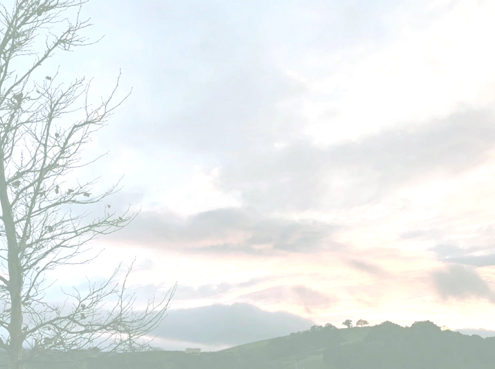
#> input picture Homework2/brightImg.png, 495 x 369 px
$ jupyter execute S_64070501015_1.ipynb
#> lines starting #> are read from the running program, lines starting #| are printed output that depends on the picture
# Lab 2-1

Chayarob Chantrapiwat 64070501015

[cell 1]
import cv2
import numpy as np
import matplotlib.pyplot as plt

## 1. Intensity Manipulation

### 1.1 Bright Image

[cell 2]
bright_img = cv2.imread("brightImg.png") # Read in the image
#> bright_img is the input picture: shape (369, 495, 3); mean B, G, R 233.8, 234.1, 229.3
bright_img = cv2.cvtColor(bright_img, cv2.COLOR_BGR2RGB) # Convert to RGB
plt.imshow(bright_img) # Display the bright image
plt.show()

[cell 3]
def plot_hist_rgb(img):
    for i in range(img.shape[2]):
        plt.subplot(3,1,i+1)
        plt.hist(img[:,:,i].ravel(),256,[0,256])
        plt.title("Channel {}".format(i))
    plt.tight_layout()
    plt.show()
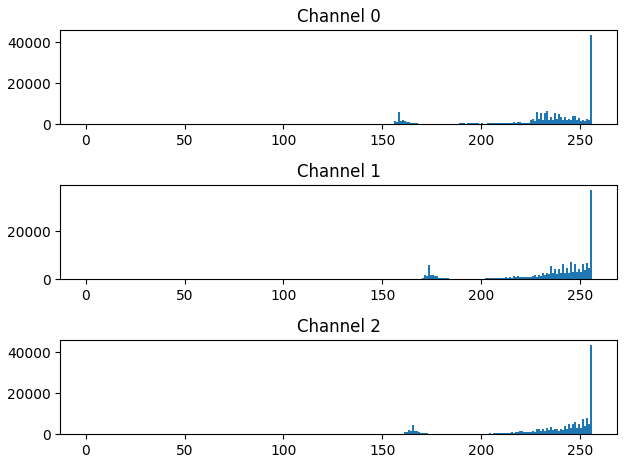
#> figure drawn by matplotlib, 3 panels; panel 1: tallest bar 43750 high, from x = 255 to 256; panel 2: tallest bar 37356 high, from x = 255 to 256; panel 3: tallest bar 43566 high, from x = 255 to 256

[cell 4]
plot_hist_rgb(bright_img) # Plot a histogram of the RGB channels r = 0, g = 1, b = 2

Using exponential operator

[cell 5]
def exponential(r,c,e):
    return np.round(c*e**r)

Adjust the `exponential` value

[cell 6]
e = 1.02
c = 255/(e**255)

[cell 7]
test_range = np.arange(0, 256) # Create a test range of values from 0 to 255
test_range  = np.uint8(exponential(test_range, c,e)) # Apply exponential function
plt.title('Exponential Function')
plt.plot(test_range) # Plot the function
plt.show()
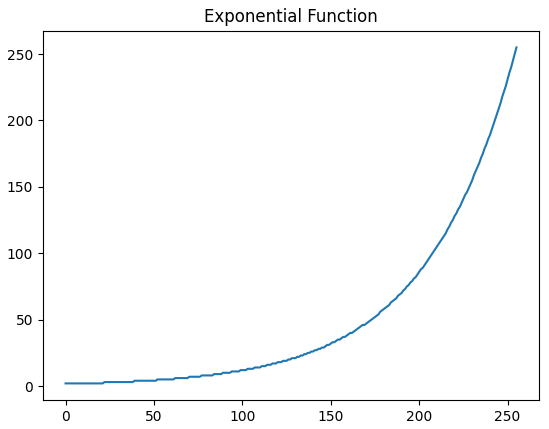
#> figure drawn by matplotlib, 1 panel; curve peaks at x = 255, y = 255

Apply `exponential` function

[cell 8]
bright_img_exp = np.uint8(exponential(bright_img, c, e)) # Apply exponential function to bright image
#> call 2 of exponential, with c = 1.63, e = 1.02
#> in exponential (call 2), `return np.round(c*e**r)`:
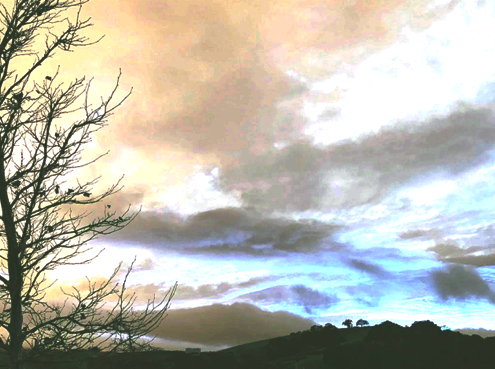
#> returned value: shape (369, 495, 3) float64; mean of channels 0, 1, 2 174.4, 185.6, 187.6; drawn as B, G, R
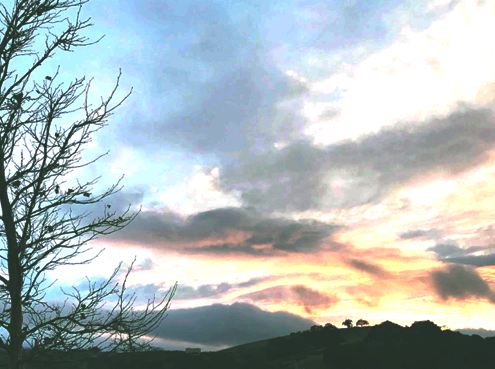
#> bright_img_exp: shape (369, 495, 3); mean R, G, B 174.4, 185.6, 187.6

plt.subplot(1,2,1)
plt.imshow(bright_img) # Display original image
plt.title('Original Image')

plt.subplot(1,2,2)
plt.imshow(bright_img_exp) # Display transformed image
plt.title('Exponential Transformed Image')

plt.tight_layout
plt.show()

[cell 9]
plot_hist_rgb(bright_img_exp) # Plot histogram of bright image after applying exponential function

### 1.2 Dark Image

[cell 10]
dark_img = cv2.imread("darkImg.png") # Read in the image
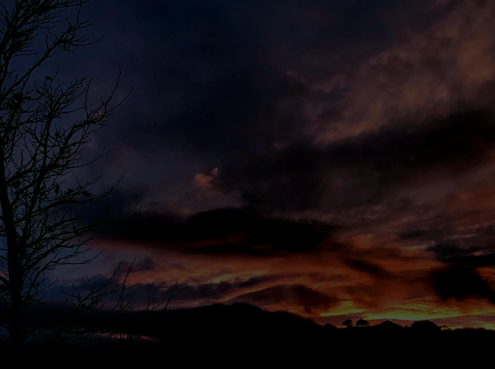
#> input picture Homework2/darkImg.png, 495 x 369 px
#> dark_img is the input picture: shape (369, 495, 3); mean B, G, R 18.7, 14.8, 21.4
dark_img = cv2.cvtColor(dark_img, cv2.COLOR_BGR2RGB) # Convert to RGB
plt.imshow(dark_img) # Display the dark image

[cell 11]
plot_hist_rgb(dark_img) # Plot a histogram of the RGB channels r = 0, g = 1, b = 2
#> in plot_hist_rgb (call 3), `plt.show()`:
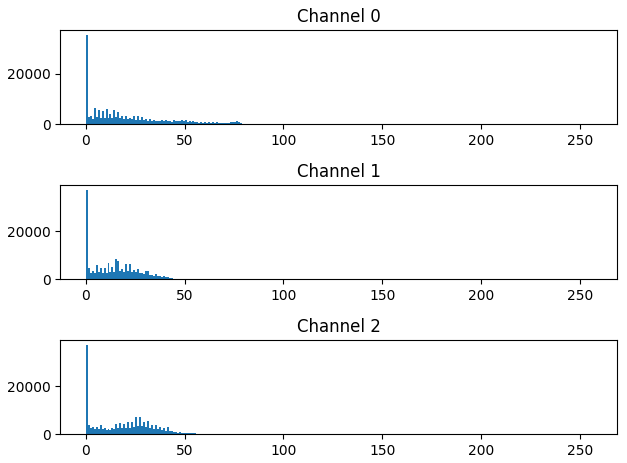
#> figure drawn by matplotlib, 3 panels; panel 1: tallest bar 35280 high, from x = 0 to 1; panel 2: tallest bar 37448 high, from x = 0 to 1; panel 3: tallest bar 37421 high, from x = 0 to 1

Using logarithm operator

[cell 12]
def logarithmic(r,e,c):
    return np.round(np.emath.logn(e,r+1)*c)

Adjust `base` value of log function

[cell 13]
e = np.e
c = 255/np.emath.logn(e,255)

[cell 14]
logarithmic(0,e,c) , logarithmic(255,e,c)

[cell 15]
test_range = np.arange(0, 256) # Create a test range of values from 0 to 255
test_range  = np.uint8(logarithmic(test_range, e, c)) # Apply logarithmic function
plt.title('Logarithmic Function')
plt.plot(test_range) # Plot the function
plt.show()
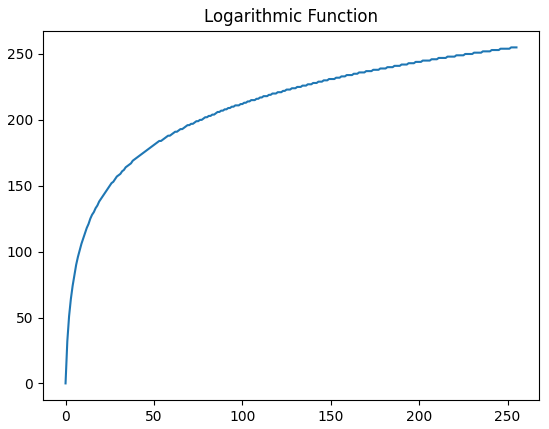
#> figure drawn by matplotlib, 1 panel; curve peaks at x = 252, y = 255

Apply  `logarithmic` function

[cell 16]
dark_img_log = np.uint8(logarithmic(dark_img, e, c)) # Apply logarithmic function to dark image
#> call 4 of logarithmic, with e = 2.72, c = 46.02
#> in logarithmic (call 4), `return np.round(np.emath.logn(e,r+1)*c)`:
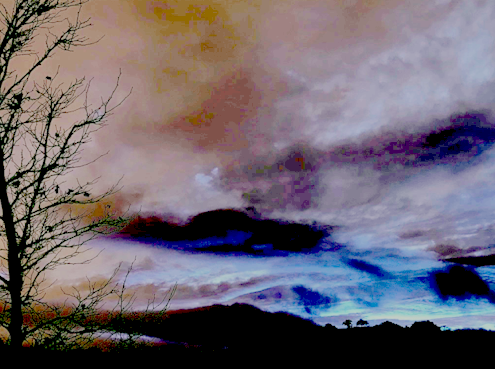
#> returned value: shape (369, 495, 3) float16; mean of channels 0, 1, 2 110.9, 101, 109.6; drawn as B, G, R
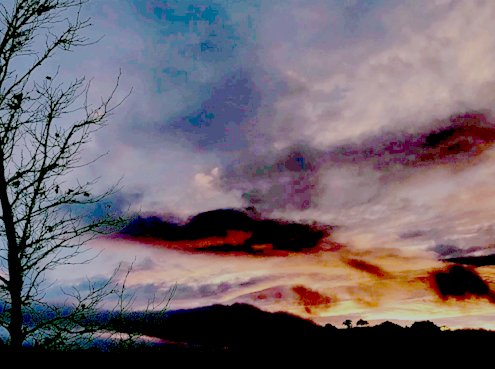
#> dark_img_log: shape (369, 495, 3); mean R, G, B 110.9, 101, 109.6

plt.subplot(1,2,1)
plt.imshow(dark_img) # Display original image
plt.title('Original Image')

plt.subplot(1,2,2)
plt.imshow(dark_img_log) # Display transformed image
plt.title('Logarithmic Transformed Image')

plt.tight_layout()
plt.show()

[cell 17]
plot_hist_rgb(dark_img_log) # Plot histogram of dark image after applying logarithmic function
#> in plot_hist_rgb (call 4), `plt.show()`:
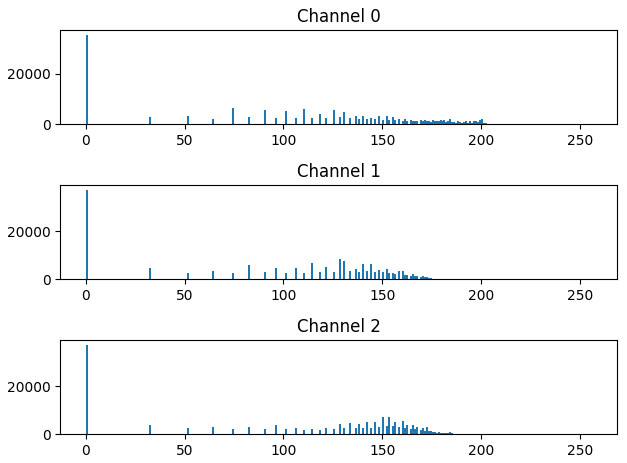
#> figure drawn by matplotlib, 3 panels; panel 1: tallest bar 35280 high, from x = 0 to 1; panel 2: tallest bar 37448 high, from x = 0 to 1; panel 3: tallest bar 37421 high, from x = 0 to 1
